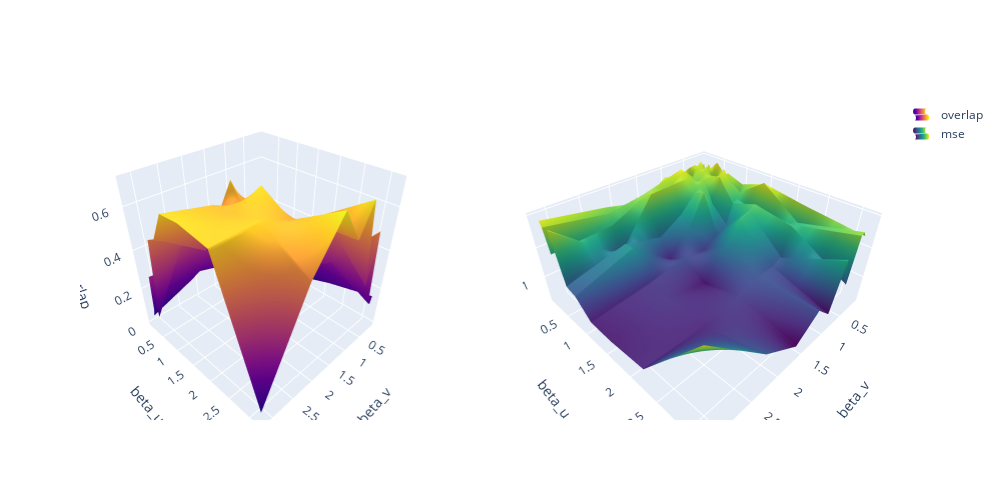

The code cell stored with this chart in its notebook:
### Code cell
# OVERLAP AND MSE RUN 1

from plotly.subplots import make_subplots

fig = make_subplots(rows=1, cols=2, specs=[[{'type': 'surface'}, {'type': 'surface'}]])
fig.add_trace(go.Surface(z=overlap_mean, x=list_value_2, y=list_value_1,
                         name="overlap", showscale=False),
             row=1, col=1)
fig.add_trace(go.Surface(z=mse_mean, x=list_value_2, y=list_value_1,
                         name="mse", showscale=False, colorscale ='viridis'),
             row=1, col=2)

fig.update_layout(scene = dict(
                    xaxis_title=name_value_2,
                    yaxis_title=name_value_1,
                    zaxis_title="overlap"),
                  scene2 = dict(
                    xaxis_title=name_value_2,
                    yaxis_title=name_value_1,
                    zaxis_title="mse"),
               autosize=False, width=1000, height=500)

fig.update_traces(showlegend=True)

fig.show()
path=f"C:/Users/Admin/Desktop/n={name_n_1}_m={name_m_1}_lu={lambda_u_val_1}_lv={lambda_v_val_1}.html"
fig.write_html(path)

### Figure 1 — Plotly figure (JSON) as saved in the notebook; plotly's stock layout.template omitted (floating-point values rounded to 4 significant figures)
{"data": [{"name": "overlap", "scene": "scene", "showlegend": true, "showscale": false, "type": "surface", "x": [0.1, 0.1468, 0.2154, 0.3162, 0.4642, 0.6813, 1, 1.468, 2.154, 3.162], "y": [0.1, 0.1468, 0.2154, 0.3162, 0.4642, 0.6813, 1, 1.468, 2.154, 3.162], "z": [[0.06965, 0.109, 0.1265, 0.05253, 0.06202, 0.105, 0.06286, 0.2065, 0.1262, 0.03944], [0.1611, 0.0928, 0.02835, 0.06234, 0.1693, 0.03264, 0.06935, 0.1242, 0.1697, 0.08042], [0.06045, 0.1472, 0.08888, 0.0799, 0.1292, 0.04045, 0.1316, 0.1102, 0.254, 0.2789], [0.1219, 0.07718, 0.04439, 0.09813, 0.1549, 0.08694, 0.08654, 0.09672, 0.5044, 0.0633], [0.1257, 0.004429, 0.2252, 0.09413, 0.1067, 0.1996, 0.3415, 0.4606, 0.3693, 0.4881], [0.0764, 0.1026, 0.01982, 0.07753, 0.3071, 0.1492, 0.4057, 0.6314, 0.3535, 0.5131], [0.1249, 0.1895, 0.2333, 0.2609, 0.4378, 0.5011, 0.578, 0.5341, 0.5975, 0.6474], [0.05036, 0.0314, 0.301, 0.1856, 0.2182, 0.2385, 0.4174, 0.663, 0.5987, 0.6541], [0.1005, 0.248, 0.2535, 0.2399, 0.4948, 0.5237, 0.528, 0.5748, 0.6344, 0.6279], [0.1557, 0.116, 0.1295, 0.5129, 0.2614, 0.6761, 0.5403, 0.7014, 0.4981, 0.02997]]}, {"colorscale": [[0, "#440154"], [0.1111, "#482878"], [0.2222, "#3e4989"], [0.3333, "#31688e"], [0.4444, "#26828e"], [0.5556, "#1f9e89"], [0.6667, "#35b779"], [0.7778, "#6ece58"], [0.8889, "#b5de2b"], [1, "#fde725"]], "name": "mse", "scene": "scene2", "showlegend": true, "showscale": false, "type": "surface", "x": [0.1, 0.1468, 0.2154, 0.3162, 0.4642, 0.6813, 1, 1.468, 2.154, 3.162], "y": [0.1, 0.1468, 0.2154, 0.3162, 0.4642, 0.6813, 1, 1.468, 2.154, 3.162], "z": [[1.861, 1.782, 1.747, 1.895, 1.876, 1.79, 1.874, 1.587, 1.748, 1.921], [1.678, 1.814, 1.943, 1.875, 1.661, 1.935, 1.861, 1.752, 1.661, 1.839], [1.879, 1.706, 1.822, 1.84, 1.742, 1.919, 1.737, 1.78, 1.492, 1.442], [1.756, 1.846, 1.911, 1.804, 1.69, 1.826, 1.827, 1.807, 0.9911, 1.873], [1.749, 1.991, 1.55, 1.812, 1.787, 1.601, 1.317, 1.079, 1.261, 1.024], [1.847, 1.795, 1.96, 1.845, 1.386, 1.702, 1.189, 0.7372, 1.293, 0.9738], [1.75, 1.621, 1.533, 1.478, 1.124, 0.9978, 0.844, 0.9318, 0.805, 0.7053], [1.899, 1.937, 1.398, 1.629, 1.564, 1.523, 1.165, 0.674, 0.8027, 0.6918], [1.799, 1.504, 1.493, 1.52, 1.01, 0.9526, 0.944, 0.8504, 0.7312, 0.7442], [1.689, 1.768, 1.741, 0.9742, 1.477, 0.6478, 0.9194, 0.5972, 1.004, 1.94]]}], "layout": {"autosize": false, "height": 500, "scene": {"domain": {"x": [0, 0.45], "y": [0, 1]}, "xaxis": {"title": {"text": "beta_v"}}, "yaxis": {"title": {"text": "beta_u"}}, "zaxis": {"title": {"text": "overlap"}}}, "scene2": {"domain": {"x": [0.55, 1], "y": [0, 1]}, "xaxis": {"title": {"text": "beta_v"}}, "yaxis": {"title": {"text": "beta_u"}}, "zaxis": {"title": {"text": "overlap"}}}, "width": 1000}}
